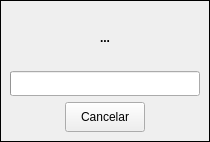
<?xml version="1.0" encoding="UTF-8"?>
<ui version="4.0">
 <class>DProgressStatus</class>
 <widget class="QWidget" name="DProgressStatus">
  <property name="geometry">
   <rect>
    <x>0</x>
    <y>0</y>
    <width>210</width>
    <height>142</height>
   </rect>
  </property>
  <property name="windowTitle">
   <string>Status</string>
  </property>
  <layout class="QVBoxLayout" name="verticalLayout_2">
   <property name="spacing">
    <number>3</number>
   </property>
   <property name="leftMargin">
    <number>0</number>
   </property>
   <property name="topMargin">
    <number>0</number>
   </property>
   <property name="rightMargin">
    <number>0</number>
   </property>
   <property name="bottomMargin">
    <number>0</number>
   </property>
   <item>
    <widget class="QFrame" name="frmMaster">
     <property name="frameShape">
      <enum>QFrame::Box</enum>
     </property>
     <layout class="QVBoxLayout" name="verticalLayout">
      <property name="leftMargin">
       <number>9</number>
      </property>
      <property name="topMargin">
       <number>9</number>
      </property>
      <property name="rightMargin">
       <number>9</number>
      </property>
      <property name="bottomMargin">
       <number>9</number>
      </property>
      <item>
       <widget class="QLabel" name="label">
        <property name="sizePolicy">
         <sizepolicy hsizetype="Preferred" vsizetype="Expanding">
          <horstretch>0</horstretch>
          <verstretch>0</verstretch>
         </sizepolicy>
        </property>
        <property name="minimumSize">
         <size>
          <width>0</width>
          <height>25</height>
         </size>
        </property>
        <property name="font">
         <font>
          <weight>75</weight>
          <bold>true</bold>
         </font>
        </property>
        <property name="text">
         <string>...</string>
        </property>
        <property name="alignment">
         <set>Qt::AlignCenter</set>
        </property>
       </widget>
      </item>
      <item>
       <widget class="QProgressBar" name="progressBar">
        <property name="minimumSize">
         <size>
          <width>0</width>
          <height>25</height>
         </size>
        </property>
       </widget>
      </item>
      <item>
       <widget class="QWidget" name="frmButton" native="true">
        <property name="minimumSize">
         <size>
          <width>0</width>
          <height>30</height>
         </size>
        </property>
        <property name="maximumSize">
         <size>
          <width>16777215</width>
          <height>30</height>
         </size>
        </property>
        <layout class="QHBoxLayout" name="horizontalLayout">
         <property name="leftMargin">
          <number>0</number>
         </property>
         <property name="topMargin">
          <number>0</number>
         </property>
         <property name="rightMargin">
          <number>0</number>
         </property>
         <property name="bottomMargin">
          <number>0</number>
         </property>
         <item>
          <spacer name="horizontalSpacer">
           <property name="orientation">
            <enum>Qt::Horizontal</enum>
           </property>
           <property name="sizeHint" stdset="0">
            <size>
             <width>40</width>
             <height>20</height>
            </size>
           </property>
          </spacer>
         </item>
         <item>
          <widget class="QPushButton" name="buttonCancel">
           <property name="sizePolicy">
            <sizepolicy hsizetype="Minimum" vsizetype="Expanding">
             <horstretch>0</horstretch>
             <verstretch>0</verstretch>
            </sizepolicy>
           </property>
           <property name="text">
            <string>Cancelar</string>
           </property>
           <property name="icon">
            <iconset resource="../../gmcore/gmcore.qrc">
             <normaloff>:/imagens/recursos/cancelar_32.png</normaloff>:/imagens/recursos/cancelar_32.png</iconset>
           </property>
          </widget>
         </item>
         <item>
          <spacer name="horizontalSpacer_2">
           <property name="orientation">
            <enum>Qt::Horizontal</enum>
           </property>
           <property name="sizeHint" stdset="0">
            <size>
             <width>40</width>
             <height>20</height>
            </size>
           </property>
          </spacer>
         </item>
        </layout>
       </widget>
      </item>
     </layout>
    </widget>
   </item>
  </layout>
 </widget>
 <resources>
  <include location="../../gmcore/gmcore.qrc"/>
 </resources>
 <connections/>
</ui>
